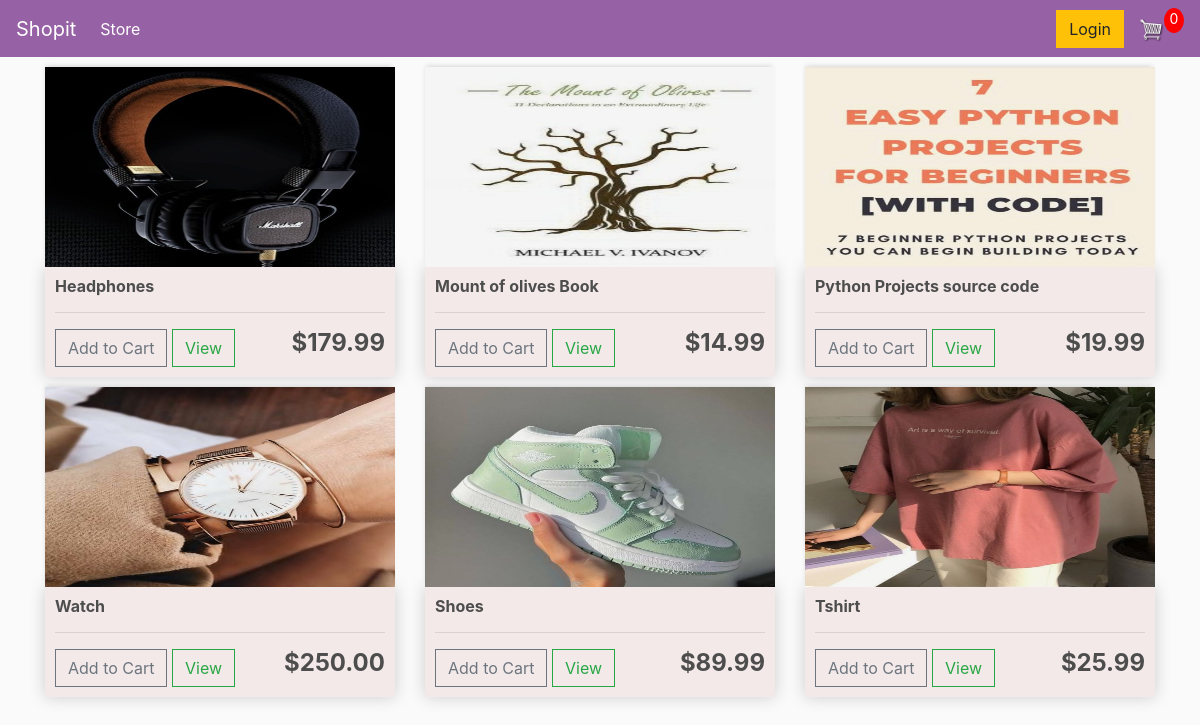
The page / on the database its author committed.
### store/models.py (models this page shows, shortened)
class Product(models.Model):
	name = models.CharField(max_length=200)
	price = models.FloatField()
	digital = models.BooleanField(default=False,null=True, blank=True)
	image = models.ImageField(null= True, blank = True)
	def imageURL(self):
		try:
			url = self.image.url
		except:
			url = ''
		return url

### store/views.py (the view)
# urls.py: path('',include('store.urls')),
def store(request):
     data= cartData(request)
     cartItems = data['cartItems']
     order = data['order']
     items = data['items']
     products = Product.objects.all()
     context = {'products': products, 'cartItems':cartItems}
     return render(request,'store.html',context)

### store/utlis.py (called while the page is built, shortened)
def cookieCart(request):
         try:
            cart = json.loads(request.COOKIES['cart'])
         except:
            cart = {}
         items = []
         order = {'get_cart_total':0, 'get_cart_items': 0,'shipping':False}
         cartItems = order['get_cart_items']
         return {'items' : items, 'order':order,'cartItems':cartItems}

def cartData(request):
     if request.user.is_authenticated:
        customer = request.user.customer
        order , created = Order.objects.get_or_create(customer = customer, complete = False)
        items = order.orderitem_set.all()
        cartItems = order.get_cart_items
     else:
        cookieData = cookieCart(request)
        cartItems = cookieData['cartItems']
        order = cookieData['order']
        items = cookieData['items']
     return {'items' : items, 'order':order,'cartItems':cartItems}

### store/templates/store.html
{% extends 'main.html' %}
{% load static %}
{% block content %}
<div class="row">
    {% for product in products%}
	<div class="col-lg-4">
        <img class="thumbnail" src="{{ product.imageURL }}">
		<div class="box-element product">
            <h6><strong>{{product.name}}</strong></h6>
        	<hr>
       <button data-product = "{{product.id}}" data-action="add"  class="btn btn-outline-secondary update-cart add-btn">Add to Cart</button>
		<a class="btn btn-outline-success" href="#">View</a>
		<h4 style="display: inline-block; float: right"><strong>${{product.price| floatformat:2}}</strong></h4>
		</div>
	</div>
	{% endfor %}
</div>
{% endblock content %}

### store/templates/main.html (shortened to what this page needs)
<!DOCTYPE html>
{% load static %}
<html>
<head>
	<link rel="stylesheet" href="https://stackpath.bootstrapcdn.com/bootstrap/4.4.1/css/bootstrap.min.css">
	<link rel="stylesheet" type="text/css" href="{% static 'css/main.css' %}">
</head>
<body>
    <nav class="navbar navbar-expand-lg navbar-dark bg-dark">
        <a class="navbar-brand" href="{% url 'store'%}">Shopit</a>
        <div class="collapse navbar-collapse" id="navbarSupportedContent">
          <ul class="navbar-nav mr-auto">
            <li class="nav-item active">
              <a class="nav-link" href="{% url 'store' %} "> Store <span class="sr-only">(current)</span></a>
            </li>
          </ul>
          <div class="form-inline my-2 my-lg-0">
                   <a href="#"class="btn btn-warning">Login</a>
                   <a href="{% url 'cart' %}">
                    <img  id="cart-icon" src="{% static 'images/cart.png' %}">
                </a>
                <p id="cart-total">{{cartItems}}</p>
           </div>
        </div>
      </nav>
     <div class = "container">
      {%  block content %}
      {%  endblock content %}
     </div>
</body>
</html>

### static/css/main.css (style rules this page uses)
body { background-color: hsl(0, 0%, 98%); }
h1,h2,h3,h4,h5,h6 { color:hsl(0, 0%, 30%); }
.box-element { box-shadow:hsl(0, 0%, 80%) 0 0 16px; background-color: rgb(243, 233, 233); border-radius: 4px; padding: 10px; }
.thumbnail { width: 100%; height: 200px; -webkit-box-shadow: -1px -3px 5px -2px rgba(214,214,214,1); -moz-box-shadow: -1px -3px 5px -2px rgba(214,214,214,1); box-shadow: -1px -3px 5px -2px rgba(214,214,214,1); }
.product { border-radius: 0 0 4px 4px; }
.bg-dark { background-color: #9762a5!important; }
#cart-icon { width:25px; display: inline-block; margin-left: 15px; }
#cart-total { display: block; text-align: center; color:#fff; background-color: red; width: 20px; height: 25px; border-radius: 50%; font-size: 14px; }
.col-lg-4, .col-lg-6, .col-lg-8, .col-lg-12 { margin-top: 10px; }
.btn { border-radius: 0; }

### rows shown on the page
Product: imageURL (picture), name "Headphones", price "179.99"
Product: imageURL (picture), name "Mount of olives Book", price "14.99"
Product: imageURL (picture), name "Python Projects source code", price "19.99"
Product: imageURL (picture), name "Watch", price "250.00"
Product: imageURL (picture), name "Shoes", price "89.99"
Product: imageURL (picture), name "Tshirt", price "25.99"

### other values the page prints
{{ cartItems }} "0"
